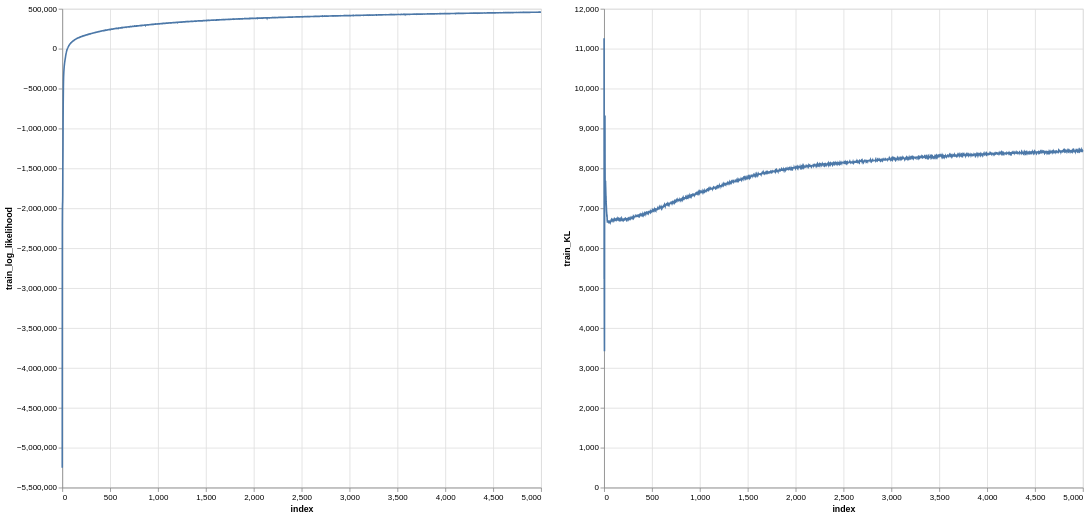

Notebook code for this chart:
### Code cell
log_likelihood_chart = alt.Chart(train_df.iloc[:].reset_index()).mark_line().encode(
    x='index:Q',
    y='train_log_likelihood:Q',
    # y=alt.Y('value:Q', scale=alt.Scale(type='log')),
).properties(
    width=600, height=600
)

kl_chart = alt.Chart(train_df.iloc[:].reset_index()).mark_line().encode(
    x='index:Q',
    y='train_KL:Q',
    # y=alt.Y('value:Q', scale=alt.Scale(type='log')),
).properties(
    width=600, height=600
)

log_likelihood_chart | kl_chart

### Figure 1 — Vega-Lite specification as saved in the notebook (floating-point values rounded to 4 significant figures; data arrays with more than 128 entries replaced by an {"elided": "..."} marker saying what was removed)
{"config": {"view": {"continuousWidth": 300, "continuousHeight": 300}}, "hconcat": [{"data": {"name": "data-2aa2fb30401985c92cf3c2f44a63791f"}, "mark": {"type": "line"}, "encoding": {"x": {"field": "index", "type": "quantitative"}, "y": {"field": "train_log_likelihood", "type": "quantitative"}}, "height": 600, "width": 600}, {"data": {"name": "data-2aa2fb30401985c92cf3c2f44a63791f"}, "mark": {"type": "line"}, "encoding": {"x": {"field": "index", "type": "quantitative"}, "y": {"field": "train_KL", "type": "quantitative"}}, "height": 600, "width": 600}], "$schema": "https://vega.github.io/schema/vega-lite/v5.8.0.json", "datasets": {"data-2aa2fb30401985c92cf3c2f44a63791f": {"elided": "5000 records"}}}
